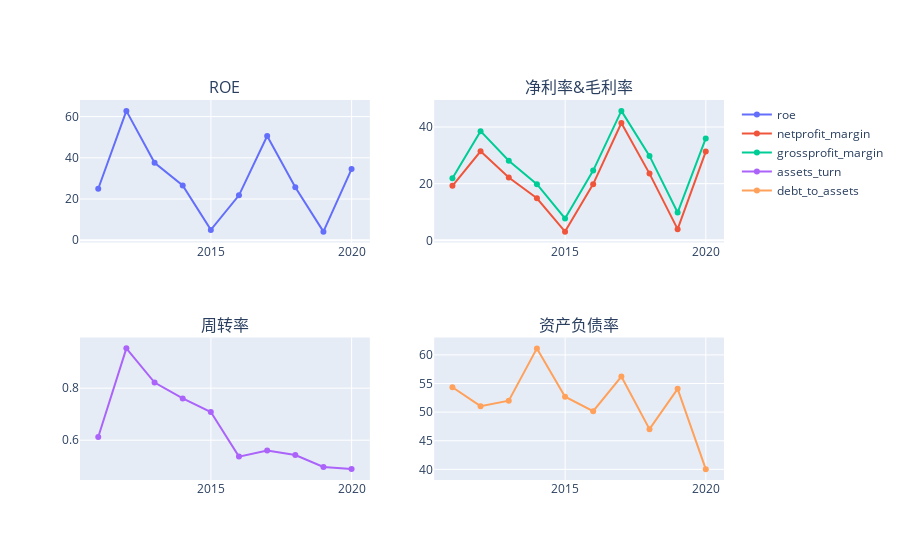

Here is the notebook cell this chart was saved with:
### Code cell
fig = make_subplots(2,2,
                   subplot_titles=['ROE','净利率&毛利率','周转率','资产负债率'])
fig.append_trace(go.Scatter(x=data_df.index, y=data_df.roe,name='roe'),1,1)

fig.append_trace(go.Scatter(x=data_df.index, y=data_df.netprofit_margin,name='netprofit_margin'),1,2)
fig.append_trace(go.Scatter(x=data_df.index, y=data_df.grossprofit_margin,name='grossprofit_margin', yaxis='y2'),1,2)

fig.append_trace(go.Scatter(x=data_df.index, y=data_df.assets_turn,name='assets_turn'),2,1)

fig.append_trace(go.Scatter(x=data_df.index, y=data_df.debt_to_assets,name='debt_to_assets'),2,2)
fig.show()

### Figure 1 — Plotly figure (JSON) as saved in the notebook; plotly's stock layout.template omitted (floating-point values rounded to 4 significant figures)
{"data": [{"name": "roe", "type": "scatter", "x": ["2010-12-31", "2011-12-31", "2012-12-31", "2013-12-31", "2014-12-31", "2015-12-31", "2016-12-31", "2017-12-31", "2018-12-31", "2019-12-31"], "xaxis": "x", "y": [24.97, 62.79, 37.61, 26.6, 5.005, 21.79, 50.57, 25.71, 4.157, 34.55], "yaxis": "y"}, {"name": "netprofit_margin", "type": "scatter", "x": ["2010-12-31", "2011-12-31", "2012-12-31", "2013-12-31", "2014-12-31", "2015-12-31", "2016-12-31", "2017-12-31", "2018-12-31", "2019-12-31"], "xaxis": "x2", "y": [19.26, 31.44, 22.15, 14.86, 3.079, 19.84, 41.42, 23.56, 3.944, 31.34], "yaxis": "y2"}, {"name": "grossprofit_margin", "type": "scatter", "x": ["2010-12-31", "2011-12-31", "2012-12-31", "2013-12-31", "2014-12-31", "2015-12-31", "2016-12-31", "2017-12-31", "2018-12-31", "2019-12-31"], "xaxis": "x2", "y": [21.91, 38.54, 28.07, 19.82, 7.735, 24.62, 45.69, 29.81, 9.816, 35.95], "yaxis": "y2"}, {"name": "assets_turn", "type": "scatter", "x": ["2010-12-31", "2011-12-31", "2012-12-31", "2013-12-31", "2014-12-31", "2015-12-31", "2016-12-31", "2017-12-31", "2018-12-31", "2019-12-31"], "xaxis": "x3", "y": [0.6125, 0.9529, 0.8217, 0.7607, 0.7084, 0.537, 0.5606, 0.5432, 0.4969, 0.4889], "yaxis": "y3"}, {"name": "debt_to_assets", "type": "scatter", "x": ["2010-12-31", "2011-12-31", "2012-12-31", "2013-12-31", "2014-12-31", "2015-12-31", "2016-12-31", "2017-12-31", "2018-12-31", "2019-12-31"], "xaxis": "x4", "y": [54.36, 51.04, 52.0, 61.14, 52.7, 50.17, 56.22, 47.03, 54.07, 40.04], "yaxis": "y4"}], "layout": {"annotations": [{"font": {"size": 16}, "showarrow": false, "text": "ROE", "x": 0.225, "xanchor": "center", "xref": "paper", "y": 1, "yanchor": "bottom", "yref": "paper"}, {"font": {"size": 16}, "showarrow": false, "text": "净利率&毛利率", "x": 0.775, "xanchor": "center", "xref": "paper", "y": 1, "yanchor": "bottom", "yref": "paper"}, {"font": {"size": 16}, "showarrow": false, "text": "周转率", "x": 0.225, "xanchor": "center", "xref": "paper", "y": 0.375, "yanchor": "bottom", "yref": "paper"}, {"font": {"size": 16}, "showarrow": false, "text": "资产负债率", "x": 0.775, "xanchor": "center", "xref": "paper", "y": 0.375, "yanchor": "bottom", "yref": "paper"}], "xaxis": {"anchor": "y", "domain": [0, 0.45]}, "xaxis2": {"anchor": "y2", "domain": [0.55, 1]}, "xaxis3": {"anchor": "y3", "domain": [0, 0.45]}, "xaxis4": {"anchor": "y4", "domain": [0.55, 1]}, "yaxis": {"anchor": "x", "domain": [0.625, 1]}, "yaxis2": {"anchor": "x2", "domain": [0.625, 1]}, "yaxis3": {"anchor": "x3", "domain": [0, 0.375]}, "yaxis4": {"anchor": "x4", "domain": [0, 0.375]}}}
